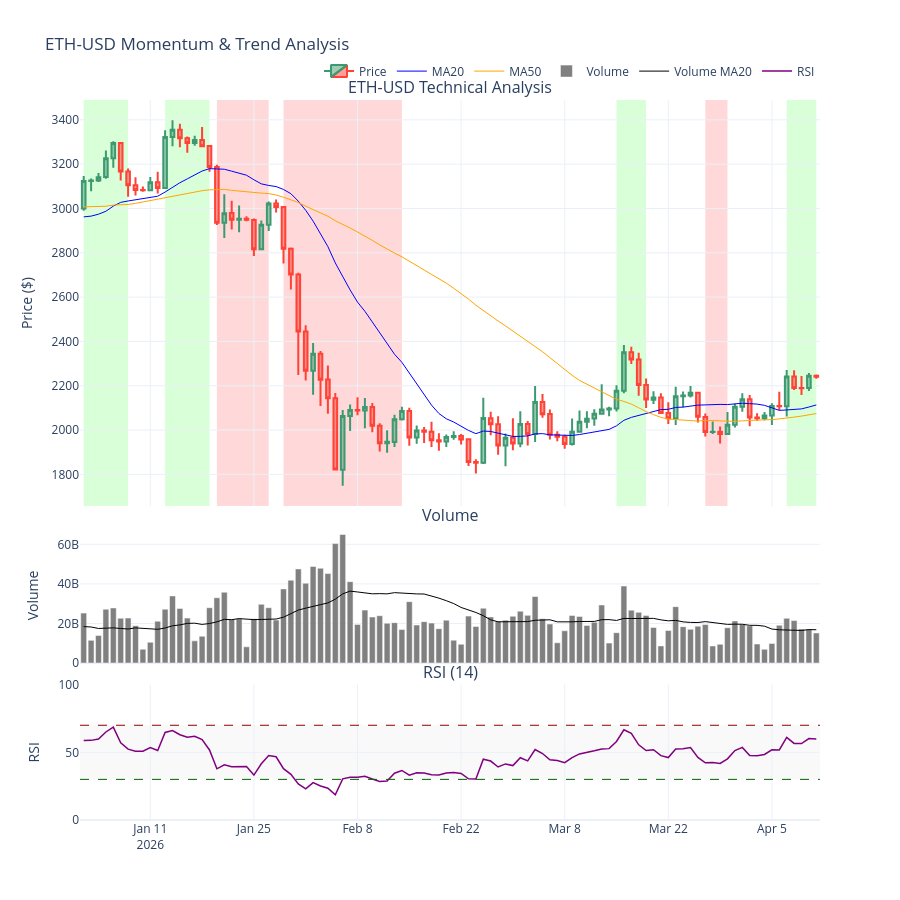

The notebook cell saved with this chart:
### Code cell
plot_data_copy = data_copy.copy().iloc[-100:,:] 

# 1. Subplot oluştur
fig = make_subplots(rows=3, cols=1, shared_xaxes=True, 
                    vertical_spacing=0.03, 
                    subplot_titles=(f'{ticker} Technical Analysis', 'Volume', 'RSI (14)'), 
                    row_width=[0.2, 0.2, 0.6])

# --- A. ÜST GRAFİK (CANDLESTICK) ---
fig.add_trace(go.Candlestick(x=plot_data_copy.index,
                open=plot_data_copy['Open'],
                high=plot_data_copy['High'],
                low=plot_data_copy['Low'],
                close=plot_data_copy['Close'],
                name='Price'), row=1, col=1)

fig.add_trace(go.Scatter(x=plot_data_copy.index, y=plot_data_copy['MA20'], name='MA20', line=dict(color='blue', width=1)), row=1, col=1)
fig.add_trace(go.Scatter(x=plot_data_copy.index, y=plot_data_copy['MA50'], name='MA50', line=dict(color='orange', width=1)), row=1, col=1)

# --- B. MOMENTUM TABANLI ARKA PLAN RENKLENDİRMESİ ---
# Momentuma göre bölgeleri belirle
start_date = plot_data_copy.index[0]
# Mevcut momentum durumunu takip etmek için (Bull, Bear veya None)
current_state = None 

for i in range(len(plot_data_copy)):
    date = plot_data_copy.index[i]
    is_bull = plot_data_copy['bullish_momentum'].iloc[i]
    is_bear = plot_data_copy['bearish_momentum'].iloc[i]
    
    # Mevcut satırdaki durumu belirle
    new_state = "bull" if is_bull else ("bear" if is_bear else None)
    
    # Durum değiştiyse veya son satırdaysak önceki bölgeyi çiz
    if new_state != current_state or i == len(plot_data_copy) - 1:
        color = None
        if current_state == "bull":
            color = "rgba(0, 255, 0, 0.15)" # Güçlü Boğa (Yeşil)
        elif current_state == "bear":
            color = "rgba(255, 0, 0, 0.15)" # Güçlü Ayı (Kırmızı)
        

        if color:
            fig.add_vrect(x0=start_date, x1=date, fillcolor=color, 
                          layer="below", line_width=0, row=1, col=1)
        
        start_date = date
        current_state = new_state

# --- C. ORTA GRAFİK (HACİM) ---
fig.add_trace(go.Bar(x=plot_data_copy.index, y=plot_data_copy['Volume'], name='Volume', marker_color='gray'), row=2, col=1)
fig.add_trace(go.Scatter(x=plot_data_copy.index, y=plot_data_copy['VOL_MA20'], name='Volume MA20', line=dict(color='black', width=1)), row=2, col=1)

# --- D. ALT GRAFİK (RSI) ---
fig.add_trace(go.Scatter(x=plot_data_copy.index, y=plot_data_copy['RSI'], 
                         name='RSI', line=dict(color='purple', width=1.5)), row=3, col=1)

# RSI Eşik Çizgileri
fig.add_hline(y=70, line_dash="dash", line_color="darkred", line_width=1, row=3, col=1)
fig.add_hline(y=30, line_dash="dash", line_color="darkgreen", line_width=1, row=3, col=1)
fig.add_hrect(y0=30, y1=70, fillcolor="gray", opacity=0.05, layer="below", line_width=0, row=3, col=1)

# --- E. GRAFİK AYARLARI ---
fig.update_layout(
    title=f'{ticker} Momentum & Trend Analysis',
    xaxis_rangeslider_visible=False,
    height=900,
    template='plotly_white',
    showlegend=True,
    legend=dict(orientation="h", yanchor="bottom", y=1.02, xanchor="right", x=1)
)

fig.update_yaxes(title_text="Price ($)", row=1, col=1)
fig.update_yaxes(title_text="Volume", row=2, col=1)
fig.update_yaxes(title_text="RSI", range=[0, 100], row=3, col=1)

fig.show()
